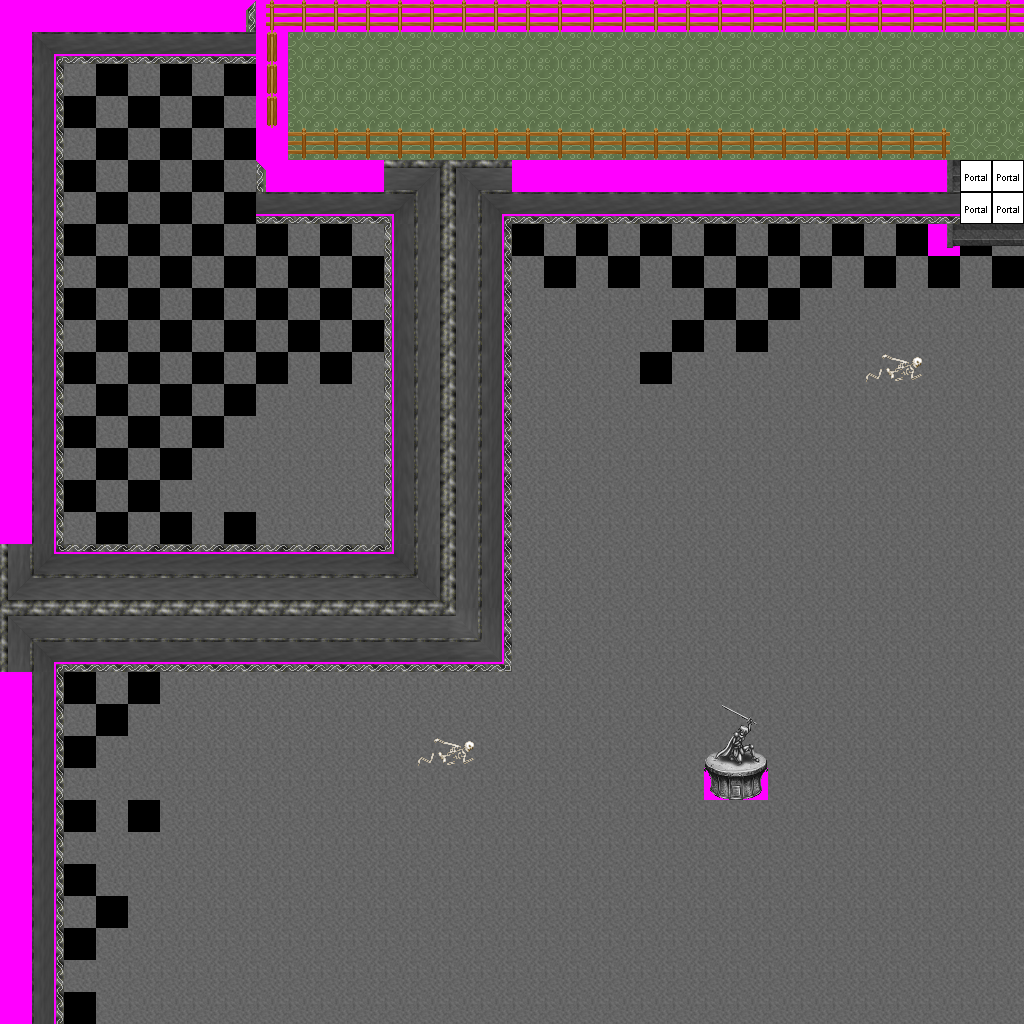

The image is a tile-based game level rendered from a .tmx file. Its description and source (layers, tilesets, objects; grid data summarised) follow:
An orthogonal 32x32 tile map with 32x32 px tiles, 6 tile layers (Ground, Objects, Above, Walkable, ...), 12 tilesets and 6 objects (3x newmap, from_west_0, from_west_1, from_north_0).

<map version="1.0" orientation="orthogonal" width="32" height="32" tilewidth="32" tileheight="32">
 <tileset firstgid="1" name="item_corpse_skeleton" tilewidth="32" tileheight="32">
  <image source="../drawable/item_corpse_skeleton.png" width="64" height="64" />
 </tileset>
 <tileset firstgid="5" name="item_statue_swordsman" tilewidth="32" tileheight="32">
  <image source="../drawable/item_statue_swordsman.png" width="128" height="96" />
 </tileset>
 <tileset firstgid="17" name="building_fence_fence_chunky" tilewidth="32" tileheight="32">
  <image source="../drawable/building_fence_fence_chunky.png" width="96" height="224" />
 </tileset>
 <tileset firstgid="38" name="item_armor_weapons_for_walls" tilewidth="32" tileheight="32">
  <image source="../drawable/item_armor_weapons_for_walls.png" width="128" height="128" />
 </tileset>
 <tileset firstgid="54" name="logic_portal" tilewidth="32" tileheight="32">
  <image source="../drawable/logic_portal.png" width="256" height="96" />
 </tileset>
 <tileset firstgid="78" name="building_stairs_grey_stone_stairs" tilewidth="32" tileheight="32">
  <image source="../drawable/building_stairs_grey_stone_stairs.png" width="96" height="64" />
 </tileset>
 <tileset firstgid="84" name="building_wall_int_grey_green_detail" tilewidth="32" tileheight="32">
  <image source="../drawable/building_wall_int_grey_green_detail.png" width="192" height="64" />
 </tileset>
 <tileset firstgid="96" name="ground_indoor_floor" tilewidth="32" tileheight="32">
  <image source="../drawable/ground_indoor_floor.png" width="96" height="32" />
 </tileset>
 <tileset firstgid="99" name="building_wall_int_grey" tilewidth="32" tileheight="32">
  <image source="../drawable/building_wall_int_grey.png" width="352" height="352" />
 </tileset>
 <tileset firstgid="220" name="ground_indoor_grey_gradients" tilewidth="32" tileheight="32">
  <image source="../drawable/ground_indoor_grey_gradients.png" width="128" height="64" />
 </tileset>
 <tileset firstgid="228" name="plain_colors" tilewidth="32" tileheight="32">
  <image source="../drawable/plain_colors.png" width="256" height="32" />
 </tileset>
 <tileset firstgid="236" name="walkable_sentinel" tilewidth="32" tileheight="32">
  <image source="../drawable/walkable_sentinel.png" width="32" height="32" />
 </tileset>
 <layer name="Ground" width="32" height="32">
  <data>[1024 cells, 1024 non-empty, 9 distinct tile ids]</data>
 </layer>
 <layer name="Objects" width="32" height="32">
  <data>[1024 cells, 10 non-empty, 10 distinct tile ids]</data>
 </layer>
 <layer name="Above" width="32" height="32">
  <data>[1024 cells, 26 non-empty, 7 distinct tile ids]</data>
 </layer>
 <layer name="Walkable" width="32" height="32">
  <data>[1024 cells, 247 non-empty, 1 distinct tile ids]</data>
 </layer>
 <layer name="Objects_stendhal" width="32" height="32">
  <data>[1024 cells, 206 non-empty, 41 distinct tile ids]</data>
 </layer>
 <layer name="Objects_stendhal2" width="32" height="32">
  <data>[1024 cells, 4 non-empty, 1 distinct tile ids]</data>
 </layer>
 <objectgroup name="Mapevents" width="32" height="32">
  <object name="exit_east_0" type="newmap" x="992" y="32" width="32" height="128">
   <properties>
    <property name="map" value="interiors_fado_battle_arena_1_x1_y0" />
    <property name="place" value="from_east_0" />
   </properties>
  </object>
  <object name="exit_east_1" type="newmap" x="992" y="256" width="32" height="768">
   <properties>
    <property name="map" value="interiors_fado_battle_arena_1_x1_y0" />
    <property name="place" value="from_east_1" />
   </properties>
  </object>
  <object name="exit_south_0" type="newmap" x="64" y="992" width="960" height="32">
   <properties>
    <property name="map" value="interiors_fado_battle_arena_1_x0_y1" />
    <property name="place" value="from_south_0" />
   </properties>
  </object>
 </objectgroup>
 <objectgroup name="Spawn" width="32" height="32">
  <object name="from_west_0" x="992" y="96" width="32" height="32" />
  <object name="from_west_1" x="992" y="640" width="32" height="32" />
  <object name="from_north_0" x="544" y="992" width="32" height="32" />
 </objectgroup>
 <objectgroup name="Keys" width="32" height="32" />
 <objectgroup name="Replace" width="32" height="32" />
</map>
